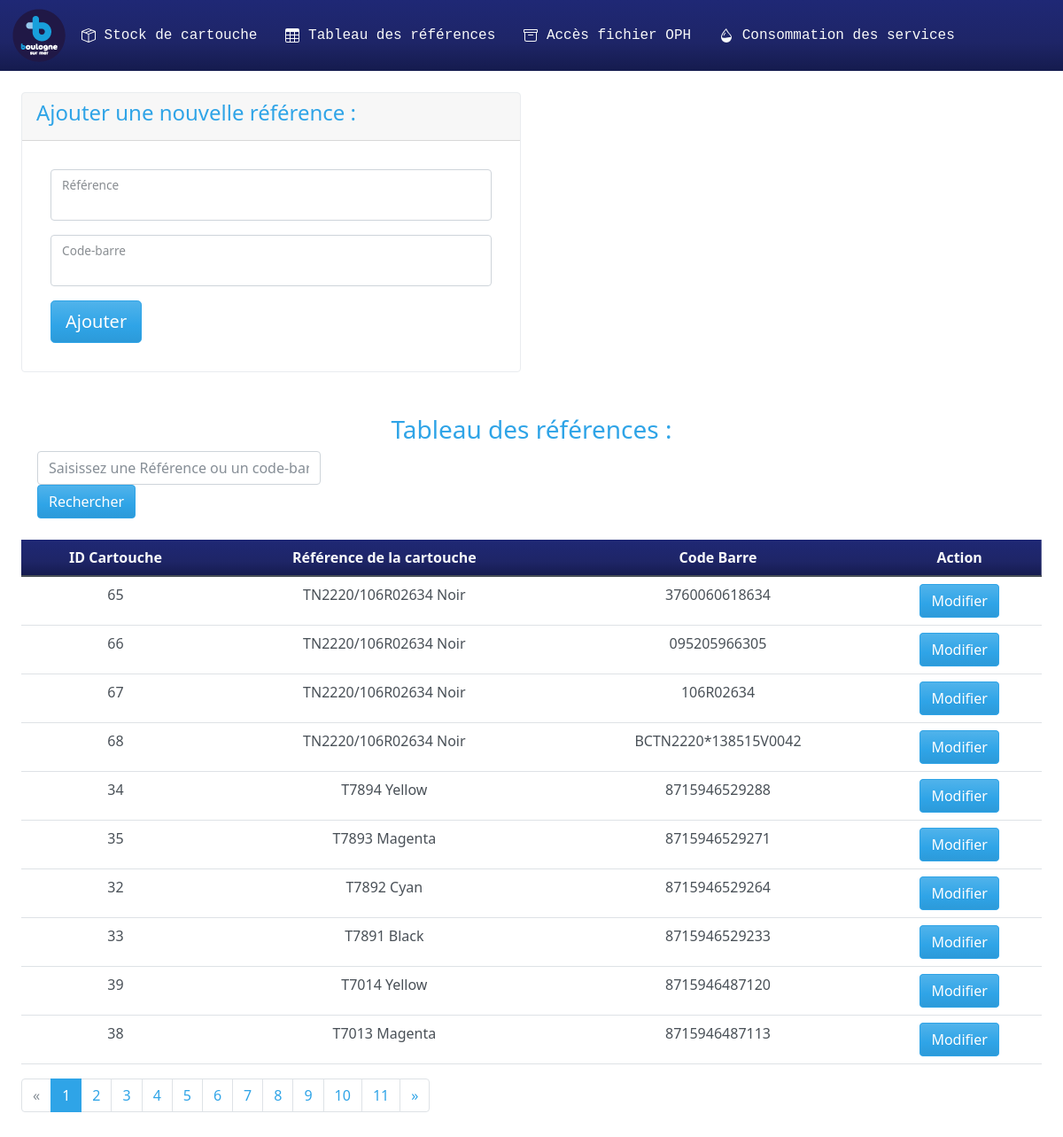
Page /Tableau_reference.php on the committed database.
### tables this page shows
CREATE TABLE `cartouche` (
  `IdCartouche` int(11) NOT NULL,
  `NomCartouche` varchar(30) NOT NULL,
  `CodeBarre` varchar(30) NOT NULL
);

### Requete/Requete_BDD.php (the view, shortened to what this page needs)
<?php
        function TableauReference($parPage,$premiereReference)
        {
            global $connexion;
            $sql= "SELECT * FROM `cartouche` ORDER BY `NomCartouche` DESC LIMIT ?, ?";
            $stmt= mysqli_stmt_init($connexion);
            if (!mysqli_stmt_prepare($stmt,$sql)){
                echo "échec de la requête";
            }
            else {
                mysqli_stmt_bind_param($stmt, "ii", $premiereReference, $parPage);
                mysqli_stmt_execute($stmt);
                $stock_resultat = mysqli_stmt_get_result($stmt);
                while ($Reference = mysqli_fetch_array($stock_resultat)) {
                    $id = $Reference['IdCartouche'];
                    echo "<tr>
<td class='text-center' id='ligne_Id$id'>$Reference[IdCartouche]</td>
    <td class='text-center' id='ligne_Ref$id'>$Reference[NomCartouche]</td>
    <td class='text-center' id='ligne_CodeBarre$id'>$Reference[CodeBarre]</td>
    <td class='text-center'>
    <button class='btn btn-primary'id='modif_$id' data-id='$id' onclick='modif($id)'>Modifier</button>
    </tr>";
                }
                echo "</tbody>
    </table>
    <nav>";
            }
        }

### rows in the picture
cartouche: IdCartouche "65", NomCartouche "TN2220/106R02634 Noir", CodeBarre "3760060618634"
cartouche: IdCartouche "66", NomCartouche "TN2220/106R02634 Noir", CodeBarre "095205966305"
cartouche: IdCartouche "67", NomCartouche "TN2220/106R02634 Noir", CodeBarre "106R02634"
cartouche: IdCartouche "68", NomCartouche "TN2220/106R02634 Noir", CodeBarre "BCTN2220*138515V0042"
cartouche: IdCartouche "34", NomCartouche "T7894 Yellow", CodeBarre "8715946529288"
cartouche: IdCartouche "35", NomCartouche "T7893 Magenta", CodeBarre "8715946529271"
cartouche: IdCartouche "32", NomCartouche "T7892 Cyan", CodeBarre "8715946529264"
cartouche: IdCartouche "33", NomCartouche "T7891 Black", CodeBarre "8715946529233"
cartouche: IdCartouche "39", NomCartouche "T7014 Yellow", CodeBarre "8715946487120"
cartouche: IdCartouche "38", NomCartouche "T7013 Magenta", CodeBarre "8715946487113"
